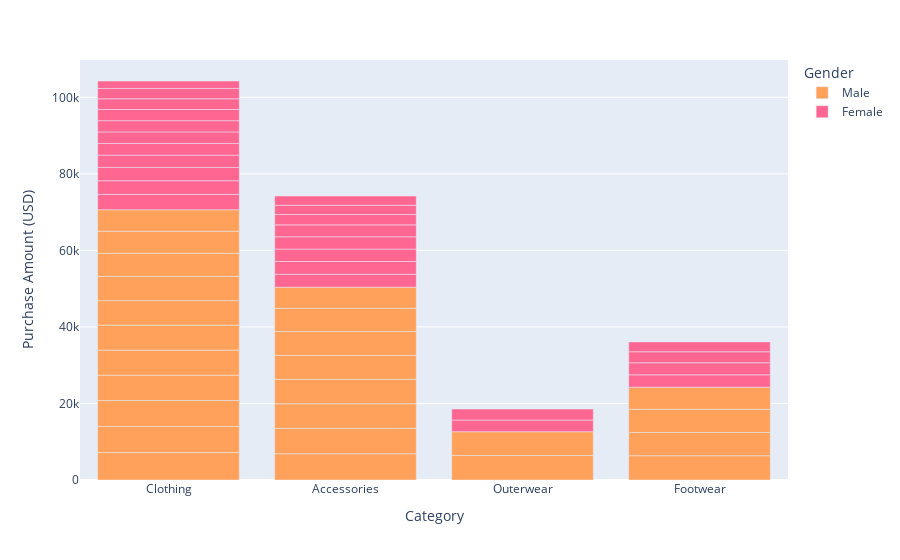

Notebook code for this chart:
### Code cell
plt.figure(figsize=(15,8))
fig=px.bar(classifi_pur,x="Category",y="Purchase Amount (USD)", color="Gender",color_discrete_sequence=["#FFA15A", "#FF6692"])
fig.show()

### Figure 1 — Plotly figure (JSON) as saved in the notebook; plotly's stock layout.template omitted (floating-point values rounded to 4 significant figures)
{"data": [{"hovertemplate": "Gender=Male<br>Category=%{x}<br>Purchase Amount (USD)=%{y}<extra></extra>", "legendgroup": "Male", "marker": {"color": "#FFA15A", "pattern": {"shape": ""}}, "name": "Male", "orientation": "v", "showlegend": true, "textposition": "auto", "type": "bar", "x": ["Clothing", "Accessories", "Clothing", "Clothing", "Accessories", "Clothing", "Clothing", "Clothing", "Outerwear", "Accessories", "Accessories", "Clothing", "Footwear", "Clothing", "Accessories", "Accessories", "Outerwear", "Accessories", "Footwear", "Footwear", "Clothing", "Footwear", "Clothing", "Clothing", "Accessories"], "xaxis": "x", "y": [7154, 6859, 6828, 6780, 6639, 6636, 6539, 6531, 6428, 6426, 6401, 6394, 6352, 6351, 6257, 6223, 6195, 6061, 6058, 6056, 6041, 5792, 5760, 5614, 5515], "yaxis": "y"}, {"hovertemplate": "Gender=Female<br>Category=%{x}<br>Purchase Amount (USD)=%{y}<extra></extra>", "legendgroup": "Female", "marker": {"color": "#FF6692", "pattern": {"shape": ""}}, "name": "Female", "orientation": "v", "showlegend": true, "textposition": "auto", "type": "bar", "x": ["Clothing", "Clothing", "Clothing", "Accessories", "Accessories", "Accessories", "Footwear", "Clothing", "Accessories", "Footwear", "Accessories", "Outerwear", "Clothing", "Clothing", "Clothing", "Clothing", "Footwear", "Outerwear", "Clothing", "Clothing", "Accessories", "Footwear", "Accessories", "Accessories", "Clothing"], "xaxis": "x", "y": [4016, 3552, 3492, 3371, 3342, 3248, 3226, 3211, 3209, 3142, 3118, 3054, 3051, 3007, 2936, 2923, 2888, 2847, 2797, 2717, 2702, 2579, 2416, 2413, 1934], "yaxis": "y"}], "layout": {"barmode": "relative", "legend": {"title": {"text": "Gender"}, "tracegroupgap": 0}, "margin": {"t": 60}, "xaxis": {"anchor": "y", "domain": [0, 1], "title": {"text": "Category"}}, "yaxis": {"anchor": "x", "domain": [0, 1], "title": {"text": "Purchase Amount (USD)"}}}}
